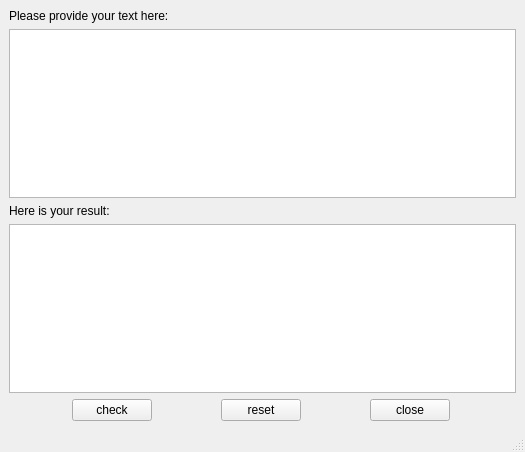
<?xml version="1.0" encoding="UTF-8"?>
<ui version="4.0">
 <class>MainWindow</class>
 <widget class="QMainWindow" name="MainWindow">
  <property name="geometry">
   <rect>
    <x>0</x>
    <y>0</y>
    <width>525</width>
    <height>452</height>
   </rect>
  </property>
  <property name="windowTitle">
   <string>My Language Tool</string>
  </property>
  <widget class="QWidget" name="centralwidget">
   <layout class="QVBoxLayout" name="verticalLayout_2">
    <item>
     <widget class="QLabel" name="label_input">
      <property name="text">
       <string>Please provide your text here:</string>
      </property>
     </widget>
    </item>
    <item>
     <widget class="QTextEdit" name="input"/>
    </item>
    <item>
     <widget class="QLabel" name="label_output">
      <property name="text">
       <string>Here is your result:</string>
      </property>
     </widget>
    </item>
    <item>
     <widget class="QTextBrowser" name="output"/>
    </item>
    <item>
     <layout class="QHBoxLayout" name="horizontalLayout">
      <item>
       <widget class="QPushButton" name="button_check">
        <property name="sizePolicy">
         <sizepolicy hsizetype="Maximum" vsizetype="Fixed">
          <horstretch>0</horstretch>
          <verstretch>0</verstretch>
         </sizepolicy>
        </property>
        <property name="text">
         <string>check</string>
        </property>
       </widget>
      </item>
      <item>
       <widget class="QPushButton" name="button_reset">
        <property name="sizePolicy">
         <sizepolicy hsizetype="Maximum" vsizetype="Fixed">
          <horstretch>0</horstretch>
          <verstretch>0</verstretch>
         </sizepolicy>
        </property>
        <property name="text">
         <string>reset</string>
        </property>
       </widget>
      </item>
      <item>
       <widget class="QPushButton" name="butten_close">
        <property name="sizePolicy">
         <sizepolicy hsizetype="Maximum" vsizetype="Fixed">
          <horstretch>0</horstretch>
          <verstretch>0</verstretch>
         </sizepolicy>
        </property>
        <property name="text">
         <string>close</string>
        </property>
       </widget>
      </item>
     </layout>
    </item>
   </layout>
  </widget>
  <widget class="QMenuBar" name="menubar">
   <property name="geometry">
    <rect>
     <x>0</x>
     <y>0</y>
     <width>525</width>
     <height>24</height>
    </rect>
   </property>
  </widget>
  <widget class="QStatusBar" name="statusbar"/>
 </widget>
 <resources/>
 <connections>
  <connection>
   <sender>butten_close</sender>
   <signal>clicked()</signal>
   <receiver>MainWindow</receiver>
   <slot>close()</slot>
   <hints>
    <hint type="sourcelabel">
     <x>404</x>
     <y>402</y>
    </hint>
    <hint type="destinationlabel">
     <x>262</x>
     <y>225</y>
    </hint>
   </hints>
  </connection>
 </connections>
</ui>
